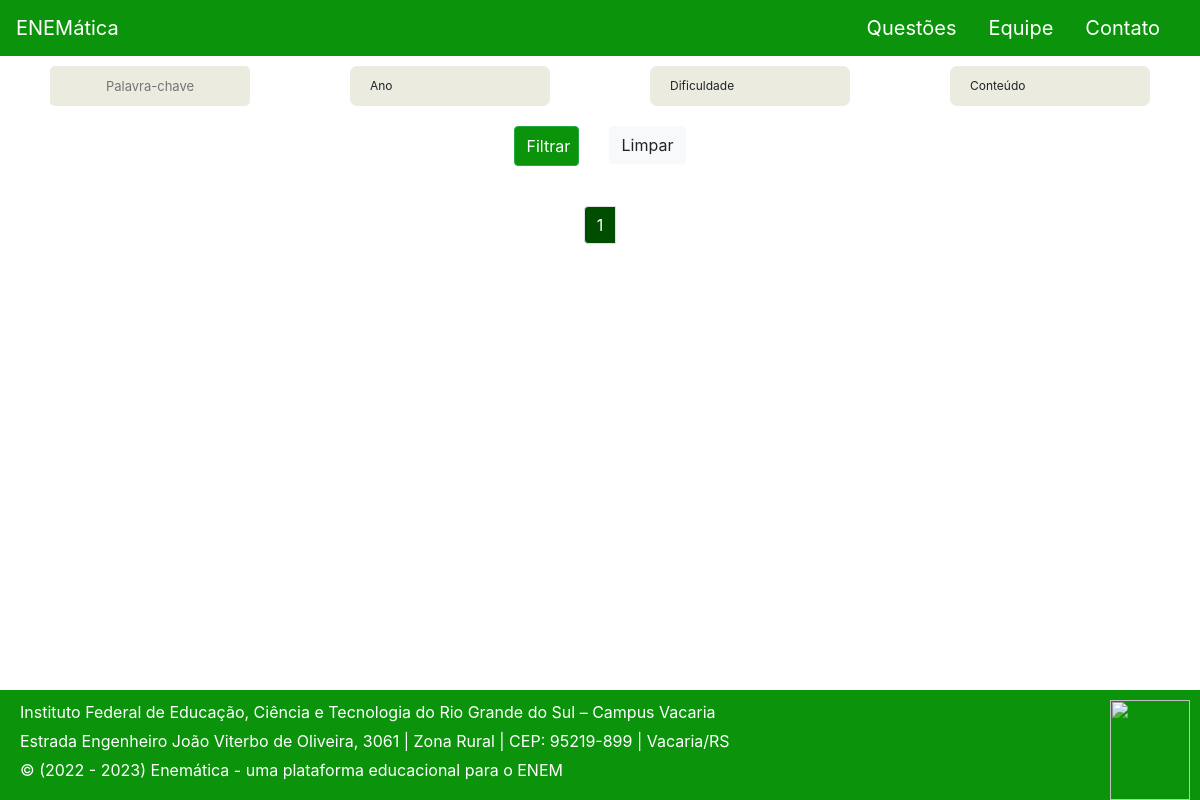
The page /questao/ on the database as committed earlier.
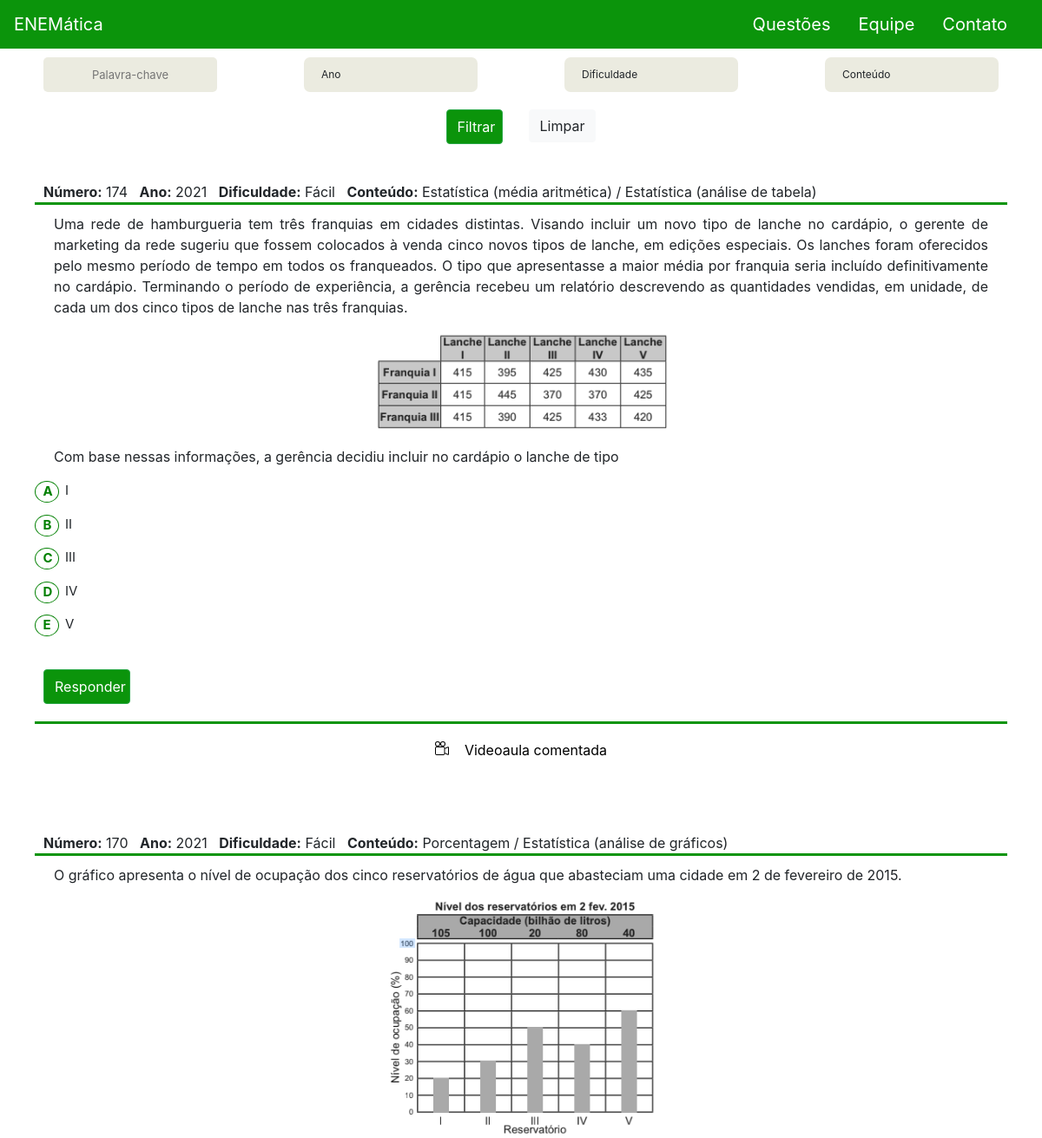
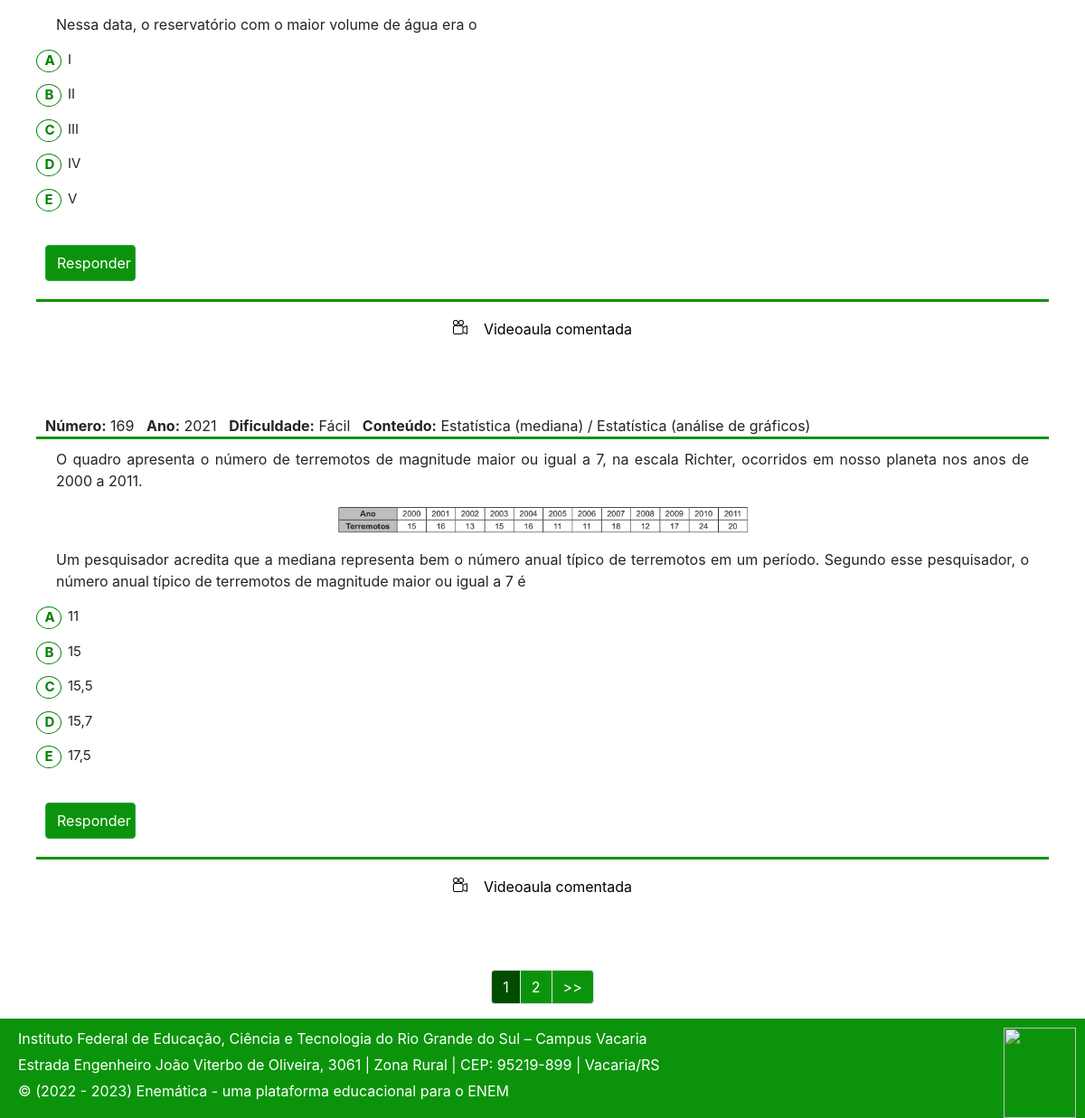
The same page on the database as committed later (2 pictures, top to bottom).
### app/models/questoe.py (models this page shows, shortened)
class Questoe(BaseModel):
    numero = models.IntegerField()
    ESCOLHAS_ANO = (
        ('2018', '2018'), ('2019', '2019'), ('2020', '2020'), ('2021', '2021'),
    )
    ano = models.CharField(max_length=4, choices=ESCOLHAS_ANO)
    conteudo = models.CharField(max_length=200)
    ESCOLHAS_DIFICULDADE = (
        ('Fácil', 'Fácil'), ('Médio', 'Médio'), ('Difícil', 'Difícil'),
    )
    ESCOLHAS_RESPOSTA = (
        ('a', 'a'), ('b', 'b'), ('c', 'c'), ('d', 'd'), ('e', 'e'),
    )
    dificuldade = models.CharField(max_length=8, choices=ESCOLHAS_DIFICULDADE)
    resposta_certa = models.CharField(max_length=1, choices=ESCOLHAS_RESPOSTA, default='')
    link = models.CharField(max_length=1000, verbose_name ='Link para o vídeo do youtube, apagar a parte watch?v=, adicionar /embed/o que vem depois do watch?v=, exemplo: https://www.youtube.com/embed/FyOsoRALEG0')
    enunciado1 = models.CharField(max_length=4000, default="", verbose_name='Copiar e colar o que tiver escrito no enunciado aqui, este campo é para filtro.')
    enunciado = RichTextUploadingField(verbose_name='Enunciado: Cuidado com o tamanho da imagem, se for colocar')
    alternativa_a = RichTextUploadingField(verbose_name='Alternativa A: Cuidado com o tamanho da imagem, se for colocar')
    alternativa_b = RichTextUploadingField(verbose_name='Alternativa B: Cuidado com o tamanho da imagem, se for colocar')
    alternativa_c = RichTextUploadingField(verbose_name='Alternativa C: Cuidado com o tamanho da imagem, se for colocar')
    alternativa_d = RichTextUploadingField(verbose_name='Alternativa D: Cuidado com o tamanho da imagem, se for colocar')
    alternativa_e = RichTextUploadingField(verbose_name='Alternativa E: Cuidado com o tamanho da imagem, se for colocar')

### app/views.py (the view)
# urls.py: path('questao/', QuestoesList.as_view(), name='questoes-list'),
class QuestoesList(ListView):
    model = Questoe
    template_name = 'facil.html'
    paginate_by = 3
    def get_queryset(self):
        text_enunciado = self.request.GET.get('enunciado')
        text_conteudo = self.request.GET.get('conteudo')
        text_anos = self.request.GET.get('anos')
        text_dificuldade = self.request.GET.get('dificuldade')
        if text_conteudo == None or text_conteudo == 'undefined':
            text_conteudo = ''
        if text_dificuldade == None or text_dificuldade == 'undefined':
            text_dificuldade = ''
        if text_anos == None or text_anos == 'undefined':
            text_anos = ''
        if text_enunciado == None or text_enunciado == 'undefined':
            text_enunciado = ''
        if text_conteudo or text_enunciado or text_dificuldade or text_anos:
            questoes = Questoe.objects.filter(enunciado1__icontains=text_enunciado, conteudo__icontains=text_conteudo, ano__icontains=text_anos, dificuldade__icontains=text_dificuldade)
        else:
            questoes = Questoe.objects.all()
        return questoes

### templates/facil.html (shortened to what this page needs)
{% extends 'base.html' %}
{% block content %}
{% load static %}
<head>
    <link rel="stylesheet" href="{% static 'css/facil.css' %}">
    <link rel="stylesheet" href="https://unicons.iconscout.com/release/v4.0.0/css/line.css">
</head>
    <form action="?" method="GET" id="forms">
        <div class="row palavra-chave">
            <input type="text" name='enunciado' value="{{request.GET.enunciado}}" placeholder="Palavra-chave" autocomplete="off" id='palavra-chave'>
        </div>
        <div class="wrapper row" id="wrapper1" onclick="formatOverlap1()">
            <div class="select-btn" id="select-btn1">
                <span>Ano</span>
            </div>
        </div>
        <div class="wrapper row" id="wrapper2" onclick="formatOverlap2()">
            <div class="select-btn" id="select-btn2">
                <span>Dificuldade</span>
            </div>
        </div>
        <div class="wrapper row" id="wrapper3" onclick="formatOverlap3()">
            <div class="select-btn" id="select-btn3">
                <span>Conteúdo</span>
            </div>
        </div>
        <div id="botoes">
            <input type="submit" class="btn btn-success submit" id="filtrar" value="Filtrar">
            <a href="{% url 'app:questoes-list' %}"><input type="button" class="btn btn-light" value="Limpar"></a>
        </div>
    </form>
<div class="question">
{% for questoe in object_list %}
        <div class="headerquestion">
            <span><b>Número:</b> {{questoe.numero}}&nbsp&nbsp</span>
            <span><b>Ano:</b> {{questoe.ano}}&nbsp&nbsp</span>
            <span><b>Dificuldade:</b> {{questoe.dificuldade}}&nbsp&nbsp</span>
            <span><b>Conteúdo:</b> {{questoe.conteudo}}&nbsp&nbsp</span>
        </div>
        <div class="bodyquestion">
            <span>{{questoe.enunciado | safe}}</span>
        </div>
        <div class="answerquestion">
            <form action="{% url 'app:questoes-list' %}" method="GET" target="hiddenFrame">
               {% with separador=forloop.counter %}
                    {% if separador == 1 %}
                        <label class="container">{{questoe.alternativa_a | safe}}
                          <span class="checkmark">&nbsp&nbsp<b>A</b></span>
                        </label>
                        <label class="container">{{questoe.alternativa_b | safe}}
                          <span class="checkmark">&nbsp&nbsp<b>B</b></span>
                        </label>
                        <label class="container">{{questoe.alternativa_c | safe}}
                          <span class="checkmark">&nbsp&nbsp<b>C</b></span>
                        </label>
                        <label class="container">{{questoe.alternativa_d | safe}}
                          <span class="checkmark">&nbsp&nbsp<b>D</b></span>
                        </label>
                        <label class="container">{{questoe.alternativa_e | safe}}
                          <span class="checkmark">&nbsp&nbsp<b>E</b></span>
                        </label><br>
                        <div class="container2">
                            <input type="submit" class="btn btn-success submit responder" id="responder" value="Responder" name="responder1" onclick="ResponderOne()"><br><br>
                        </div>
                       <div class="opcoes-questao">
                            <button class="videoaula" onclick="mostrarVideo1()" id="botao1">
                            <span class="texto-opcoes-questao">Videoaula comentada</span></button>
                        </div><br>
                        <center><iframe src="{{questoe.link}}" width="620px" height="500px" frameborder="0" allow="fullscreen" id="video1" hidden="hidden" class="videos"></iframe></center><br><br>
                    {% elif separador == 2 %}
                       <label class="container">{{questoe.alternativa_a | safe}}
                          <span class="checkmark">&nbsp&nbsp<b>A</b></span>
                        </label>
                        <label class="container">{{questoe.alternativa_b | safe}}
                          <span class="checkmark">&nbsp&nbsp<b>B</b></span>
                        </label>
                        <label class="container">{{questoe.alternativa_c | safe}}
                          <span class="checkmark">&nbsp&nbsp<b>C</b></span>
                        </label>
                        <label class="container">{{questoe.alternativa_d | safe}}
                          <span class="checkmark">&nbsp&nbsp<b>D</b></span>
                        </label>
                        <label class="container">{{questoe.alternativa_e | safe}}
                          <span class="checkmark">&nbsp&nbsp<b>E</b></span>
                        </label><br>
                        <div class="container2">
                            <input type="submit" class="btn btn-success submit responder" id="responder2" value="Responder" name="responder2" onclick="ResponderTwo()"><br><br>
                        </div>
                        <div class="opcoes-questao">
                            <button class="videoaula" onclick="mostrarVideo2()" id="botao2">
                            <span class="texto-opcoes-questao">Videoaula comentada</span></button>
                        </div><br>
                        <center><iframe src="{{questoe.link}}" width="620px" height="500px" frameborder="0" allow="fullscreen" id="video2" hidden="hidden" class="videos"></iframe></center><br><br>
                    {% elif separador == 3 %}
                       <label class="container">{{questoe.alternativa_a | safe}}
                          <span class="checkmark">&nbsp&nbsp<b>A</b></span>
                        </label>
                        <label class="container">{{questoe.alternativa_b | safe}}
                          <span class="checkmark">&nbsp&nbsp<b>B</b></span>
                        </label>
                        <label class="container">{{questoe.alternativa_c | safe}}
                          <span class="checkmark">&nbsp&nbsp<b>C</b></span>
                        </label>
                        <label class="container">{{questoe.alternativa_d | safe}}
                          <span class="checkmark">&nbsp&nbsp<b>D</b></span>
                        </label>
                        <label class="container">{{questoe.alternativa_e | safe}}
                          <span class="checkmark">&nbsp&nbsp<b>E</b></span>
                        </label><br>
                        <div class="container2">
                            <input type="submit" class="btn btn-success submit responder" id="responder3" value="Responder" name="responder3" onclick="ResponderThree()"><br><br>
                        </div>
                        <div class="opcoes-questao">
                            <button class="videoaula" id="botao3" onclick="mostrarVideo3()">
                            <span class="texto-opcoes-questao">Videoaula comentada</span></button>
                        </div><br>
                        <center><iframe src="{{questoe.link}}" width="620px" height="500px" frameborder="0" allow="fullscreen" id="video3" hidden="hidden" class="videos"></iframe></center><br><br>
                    {% endif %}
                {% endwith %}
            </form>
{% endfor %}
</div>
<nav aria-label="Page navigation example" id="navfacil">
    <ul class="pagination">
        {% if request.GET.enunciado or request.GET.conteudo or request.GET.anos or request.GET.dificuldade %}
            {% if page_obj.has_previous %}
                <li class="page-item"><a class="page-link listafacil" href="/questao/?page=1&enunciado={{request.GET.enunciado}}&anos={{request.GET.anos}}&dificuldade={{request.GET.dificuldade}}&conteudo={{request.GET.conteudo}}"><<</a></li>
                <li class="page-item"><a class="page-link listafacil" href="/questao/?page={{page_obj.previous_page_number}}&enunciado={{request.GET.enunciado}}&anos={{request.GET.anos}}&dificuldade={{request.GET.dificuldade}}&conteudo={{request.GET.conteudo}}">{{page_obj.previous_page_number}}</a></li>
            {% endif %}
                 <li class="page-item"><a class="page-link listafacil" id="selecionado">{{page_obj.number}}</a><li>
            {% if page_obj.has_next %}
                <li class="page-item"><a class="page-link listafacil" href="/questao/?page={{page_obj.next_page_number}}&enunciado={{request.GET.enunciado}}&anos={{request.GET.anos}}&dificuldade={{request.GET.dificuldade}}&conteudo={{request.GET.conteudo}}">{{ page_obj.next_page_number }}</a></li>
                <li class="page-item"><a class="page-link listafacil" href="/questao/?page={{page_obj.paginator.num_pages}}&enunciado={{request.GET.enunciado}}&anos={{request.GET.anos}}&dificuldade={{request.GET.dificuldade}}&conteudo={{request.GET.conteudo}}">>></a></li>
            {% endif %}
        {% else %}
                 <li class="page-item"><a class="page-link listafacil" id="selecionado">{{page_obj.number}}</a><li>
            {% if page_obj.has_next %}
                <li class="page-item"><a class="page-link listafacil" href="?page={{page_obj.next_page_number}}">{{ page_obj.next_page_number }}</a></li>
                <li class="page-item"><a class="page-link listafacil" href="?page={{page_obj.paginator.num_pages}}">>></a></li>
            {% endif %}
        {% endif %}
    </ul>
</nav>
{% endblock %}

### templates/base.html (shortened to what this page needs)
{% load static %}
<!DOCTYPE html>
<html lang="pt-br" style="height: 100%;">
<head>
    <link rel="stylesheet" href="https://cdn.jsdelivr.net/npm/bootstrap@4.0.0/dist/css/bootstrap.min.css">
    <link rel="stylesheet" href="{% static 'css/base.css' %}">
</head>
<body style="display: flex; margin:0; padding:0; flex-direction: column; height: 100%;">
    <header>
        <nav class="navbar navbar-expand-lg navbar-light">
            <a class="navbarbuttons navbar-brand" href="{% url 'app:base-list' %}">ENEMática</a>
            <div class="collapse navbar-collapse justify-content-end" id="navbarNav">
              <ul class="navbar-nav">
                <li class="nav-item">
                  <a class="navbar-brand nav-link navbarbuttons" href="{% url 'app:questoes-list' %}">Questões</a>
                </li>
                <li class="nav-item">
                  <a class="navbar-brand nav-link navbarbuttons" href="{% url 'app:equipe-list' %}">Equipe</a>
                </li>
                <li class="nav-item">
                    <a class="navbar-brand nav-link navbarbuttons" href="{% url 'app:contato' %}">Contato</a>
                  </li>
              </ul>
            </div>
          </nav>
    </header>
    <section>
    {% block content %}{% endblock content %}
    </section>
    <footer>
        <div id="div5">
            <p class="p3">Instituto Federal de Educação, Ciência e Tecnologia do Rio Grande do Sul – Campus Vacaria</p>
            <p class="p3">Estrada Engenheiro João Viterbo de Oliveira, 3061 | Zona Rural | CEP: 95219-899 | Vacaria/RS</p>
            <p class="p3">© (2022 - 2023) Enemática - uma plataforma educacional para o ENEM</p>
        </div>
        <img id="imgfooter" src="https://ifrs.edu.br/wp-content/uploads/2017/08/logo_vertical.png">
    </footer>
</body>
</html>

Rows that differ between the two databases and show on the page:
added Questoe: numero "174", ano "2021", dificuldade "Fácil", conteudo "Estatística (média aritmética) / Estatística (análise de tabela)", enunciado "Uma rede de hamburgueria tem três franquias em cidades distintas. Visando incluir um novo tipo de lanche no cardápio, o gerente de marketing da rede sugeriu que fossem colocados à venda cinco novos tipos de lanche, em edições especiais. Os lanches foram oferecidos pelo mesmo período de tempo em todos os franqueados. O tipo que apresentasse a maior média por franquia seria incluído definitivamente no cardápio. Terminando o período de experiência, a gerência recebeu um relatório descrevendo as quantidades vendidas, em unidade, de cada um dos cinco tipos de lanche nas três franquias. Com base nessas informações, a gerência decidiu incluir no cardápio o lanche de tipo", enunciado (picture), alternativa_a "I", alternativa_b "II", alternativa_c "III", alternativa_d "IV", alternativa_e "V"
added Questoe: numero "170", ano "2021", dificuldade "Fácil", conteudo "Porcentagem / Estatística (análise de gráficos)", enunciado "O gráfico apresenta o nível de ocupação dos cinco reservatórios de água que abasteciam uma cidade em 2 de fevereiro de 2015. Nessa data, o reservatório com o maior volume de água era o", enunciado (picture), alternativa_a "I", alternativa_b "II", alternativa_c "III", alternativa_d "IV", alternativa_e "V"
added Questoe: numero "169", ano "2021", dificuldade "Fácil", conteudo "Estatística (mediana) / Estatística (análise de gráficos)", enunciado "O quadro apresenta o número de terremotos de magnitude maior ou igual a 7, na escala Richter, ocorridos em nosso planeta nos anos de 2000 a 2011. Um pesquisador acredita que a mediana representa bem o número anual típico de terremotos em um período. Segundo esse pesquisador, o número anual típico de terremotos de magnitude maior ou igual a 7 é", enunciado (picture), alternativa_a "11", alternativa_b "15", alternativa_c "15,5", alternativa_d "15,7", alternativa_e "17,5"
Other text that changed with them:
{{ page_obj.next_page_number }}: (not shown) → "2"
